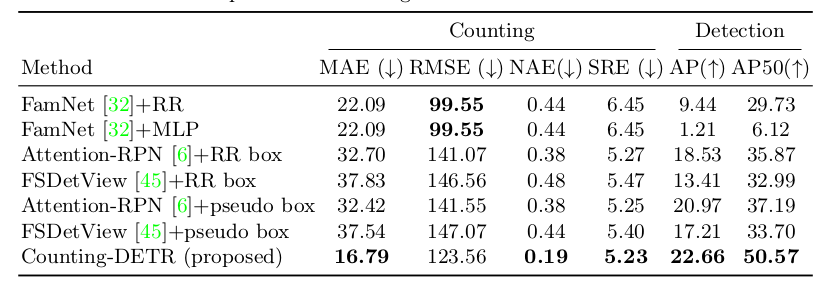
#> input picture Counting-DETR-master/images/FSCD_147.png, 819 x 284 px, found by its file name; its folder holds only this picture in this run
$ python size.py
#> lines starting #> are read from the running program, lines starting #| are printed output that depends on the picture; after the words box and inside, x2 and y2 are one past the last pixel; in counts of white or black regions, pixels touching at a corner belong together
import cv2
import os

images_dir = "./test/images"
save_dir = "./test/results"

# 获取文件夹下所有文件名
file_names = os.listdir(images_dir)

# 遍历文件名列表
for file_name in file_names:
    image_path = os.path.join(images_dir, file_name)
    # 载入图像
    image = cv2.imread(image_path)  # 替换为你的图像路径
#> image is the input picture: shape (284, 819, 3); mean B, G, R 235.2, 235.7, 235.2

    gray_image = cv2.cvtColor(image, cv2.COLOR_BGR2GRAY)

    # 边缘检测
    edges = cv2.Canny(gray_image, 100, 200)
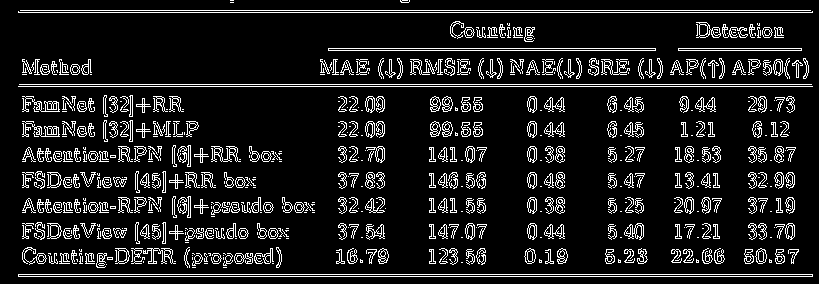
#> edges: shape (284, 819); 11.4% white in thin lines or dots

    # 轮廓检测
    contours, _ = cv2.findContours(edges, cv2.RETR_EXTERNAL, cv2.CHAIN_APPROX_SIMPLE)
#> contours = 613 contours, 355 with area under 20; largest, box (x1, y1, x2, y2) and area: (18, 274, 813, 277) 1588, (328, 48, 656, 51) 654, (678, 48, 802, 51) 246, (696, 22, 721, 38) 215, (624, 223, 644, 240) 189

    # 根据轮廓特征筛选出叶子和果实
    leaf_contours = []
    fruit_contours = []
    for contour in contours:
        perimeter = cv2.arcLength(contour, True)
        approx = cv2.approxPolyDP(contour, 0.02 * perimeter, True)
        area = cv2.contourArea(approx)
        if len(approx) > 9:  # 如果是叶子，则边缘点数大于3
            leaf_contours.append(contour)
        else:  # 如果是果实，则边缘点数小于等于3
            fruit_contours.append(contour)
#> this loop made 613 passes
#> (perimeter, area) on passes 33, 34, 36: (97.01, 112), (72.77, 26.5), (83.94, 28.5)
#> after the loop, fruit_contours = 361 contours, 302 with area under 20; largest, box (x1, y1, x2, y2) and area: (18, 274, 813, 277) 1588, (328, 48, 656, 51) 654, (678, 48, 802, 51) 246, (115, 248, 130, 264) 140, (47, 223, 62, 239) 140; leaf_contours = 252 contours, 53 with area under 20; largest, box (x1, y1, x2, y2) and area: (696, 22, 721, 38) 215, (624, 223, 644, 240) 189, (22, 121, 60, 137) 186, (22, 96, 60, 112) 186, (211, 146, 241, 162) 151

    # 绘制叶子和果实的轮廓
    leaf_image = cv2.drawContours(image.copy(), leaf_contours, -1, (0, 255, 0), 2)
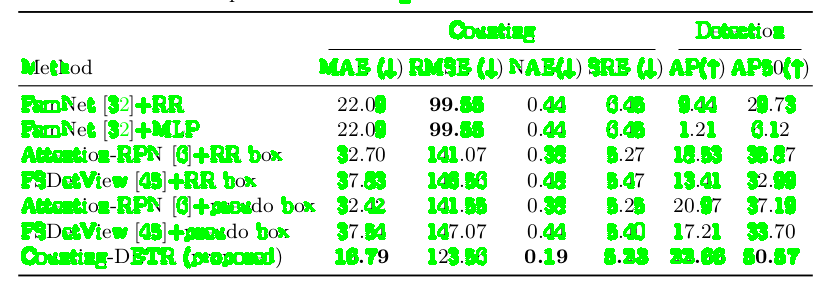
#> leaf_image: shape (284, 819, 3); mean B, G, R 204.4, 245.8, 204.4
    fruit_image = cv2.drawContours(image.copy(), fruit_contours, -1, (0, 0, 255), 2)
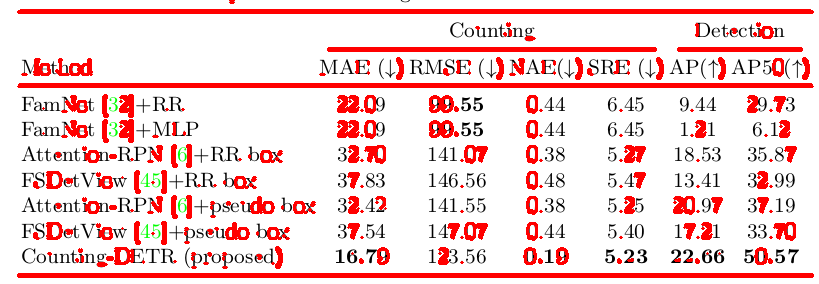
#> fruit_image: shape (284, 819, 3); mean B, G, R 211.3, 211.6, 244.5

    save_path = os.path.join(save_dir, file_name[:-4] + "_leaf.jpg")
    cv2.imwrite(save_path, leaf_image)

    save_path = os.path.join(save_dir, file_name[:-4] + "_fruit.jpg")
    cv2.imwrite(save_path, fruit_image)

    print(file_name, "is done...")

$ run again, on Counting-DETR-master/images/FSCD_LVIS.png
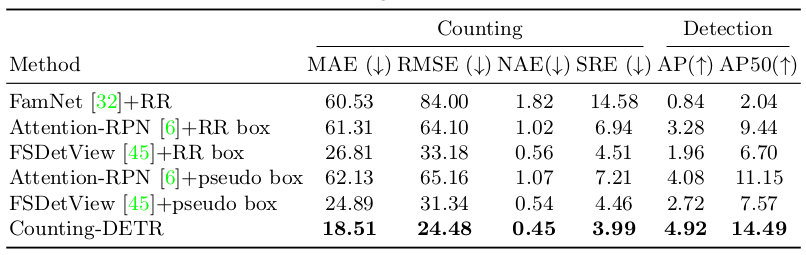
#> input picture Counting-DETR-master/images/FSCD_LVIS.png, 806 x 255 px, found by its file name
#> image is the input picture: shape (255, 806, 3); mean B, G, R 235.5, 235.8, 235.5
#> `edges = cv2.Canny(gray_image, 100, 200)`:
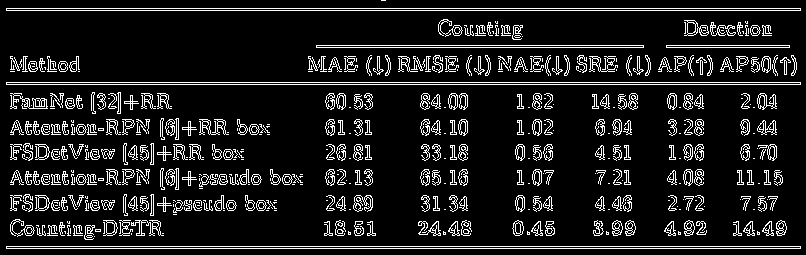
#> edges: shape (255, 806); 11.3% white in thin lines or dots
#> contours = 508 contours, 281 with area under 20; largest, box (x1, y1, x2, y2) and area: (6, 246, 801, 249) 1588, (6, 82, 801, 85) 1588, (6, 8, 801, 11) 1588, (316, 45, 644, 48) 654, (666, 45, 790, 48) 246
#> the loop `for contour in contours:` made 508 passes
#> (perimeter, area) on passes 19, 20, 22: (97.11, 34), (82.63, 52), (86.63, 48.5)
#> after the loop `for contour in contours:`: fruit_contours = 283 contours, 231 with area under 20; largest, box (x1, y1, x2, y2) and area: (6, 246, 801, 249) 1588, (6, 82, 801, 85) 1588, (6, 8, 801, 11) 1588, (316, 45, 644, 48) 654, (666, 45, 790, 48) 246; leaf_contours = 225 contours, 50 with area under 20; largest, box (x1, y1, x2, y2) and area: (684, 20, 709, 36) 215, (10, 93, 48, 109) 186, (199, 119, 229, 135) 151, (757, 93, 777, 110) 151, (757, 120, 777, 135) 148
#> `fruit_image = cv2.drawContours(image.copy(), fruit_contours, -1, (0, 0..`:
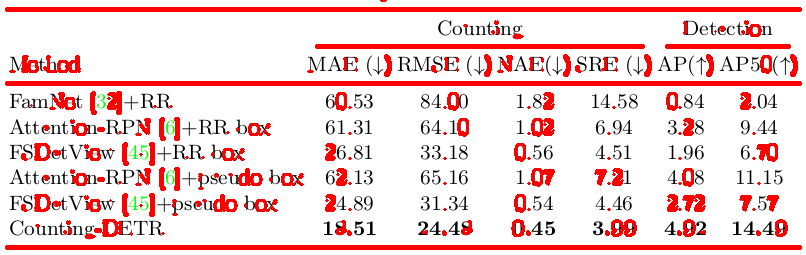
#> fruit_image: shape (255, 806, 3); mean B, G, R 211.7, 212, 244.8
